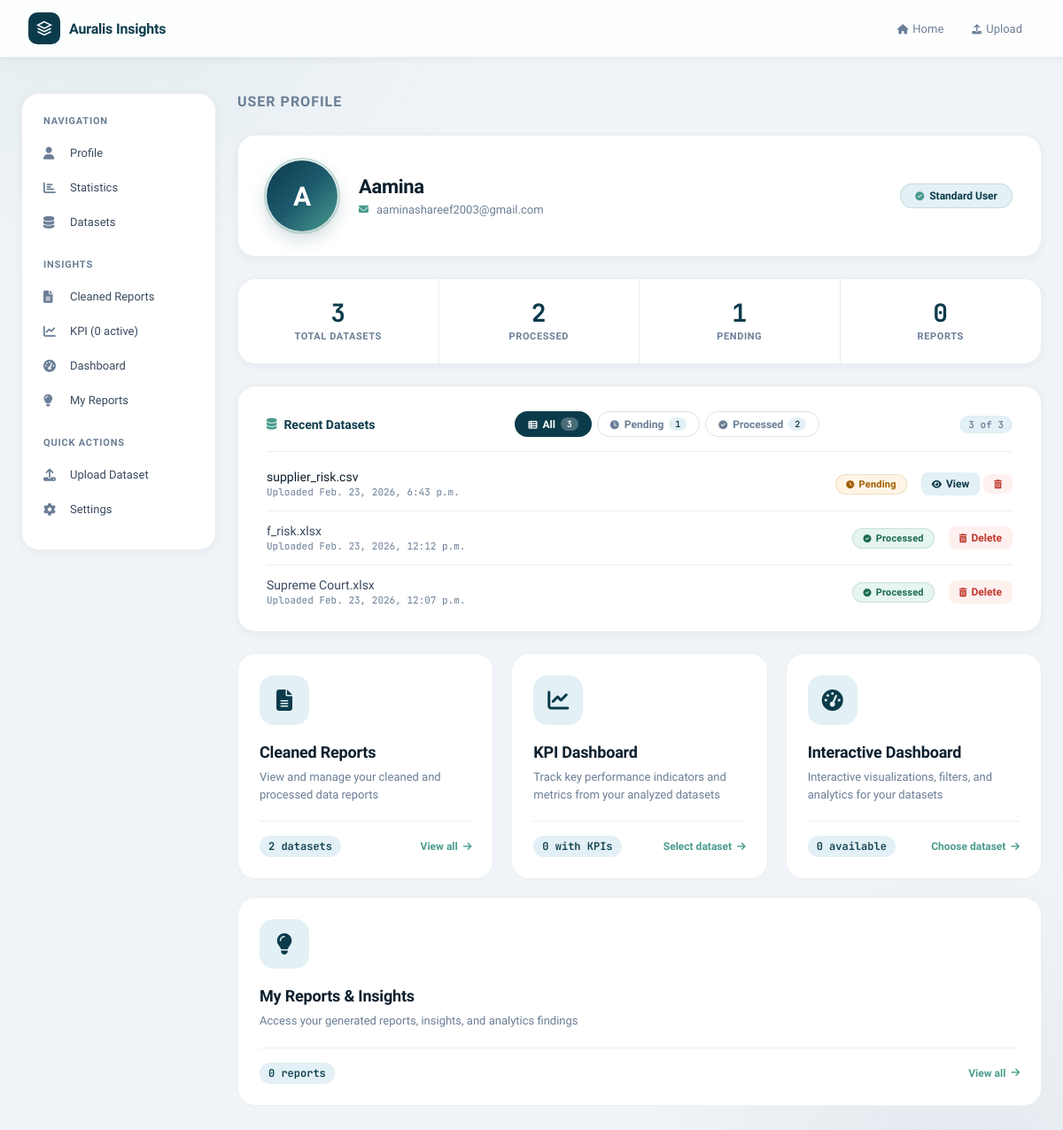
The app's page /profile/ (signed in) with its own data.
### Authentication/models.py (models this page shows, shortened)
class CustomUser(models.Model):
    name = models.CharField(max_length=100)
    email = models.EmailField(unique=True)
    password = models.CharField(max_length=255)

### data_preparation/models.py (models this page shows, shortened)
class Dataset(models.Model):
    user = models.ForeignKey(CustomUser, on_delete=models.CASCADE)
    file = models.FileField(upload_to="datasets/", null=True, blank=True)
    file_name = models.CharField(max_length=255)
    uploaded_at = models.DateTimeField(auto_now_add=True)
    is_processed = models.BooleanField(default=False)
    parent_dataset = models.ForeignKey(
        "self",
        null=True,
        blank=True,
        on_delete=models.SET_NULL,
        related_name="prepared_versions"
    )
    status = models.CharField(
        max_length=20,
        choices=[
            ("original", "Original"),
            ("prepared", "Prepared")
        ],
        default="original"
    )

### data_preparation/views.py (the view)
# urls.py: path("profile/", views.profile_view, name="profile"),
def profile_view(request):
    if "user_id" not in request.session:
        return redirect("login")
    user_id = request.session["user_id"]
    user    = CustomUser.objects.get(id=user_id)
    total_datasets     = Dataset.objects.filter(user=user).count()
    processed_datasets = Dataset.objects.filter(user=user, is_processed=True).count()
    pending_datasets   = Dataset.objects.filter(user=user, is_processed=False).count()
    recent_datasets = Dataset.objects.filter(user_id=user_id).order_by('-id')
    cleaned_reports_count = CleaningReport.objects.filter(
        dataset__user_id=user_id
    ).count()
    datasets_with_report_ids = set(
        CleaningReport.objects.filter(
            dataset__user_id=user_id
        ).values_list('dataset_id', flat=True)
    )
    for ds in recent_datasets:
        ds.has_report = ds.id in datasets_with_report_ids
    datasets_with_analysis_count = 0
    latest_analysis_id           = None
    kpi_count                    = 0
    my_reports_count             = 0   # SavedReport rows — shown in stat card
    try:
        from kpi_engine.models import AnalysisResult, SavedReport
        for ds in recent_datasets:
            try:
                ar = AnalysisResult.objects.get(cleaning_report__dataset=ds)
                ds.analysis_result_id = ar.id
                ds.kpi_count = len(ar.result_json.get('kpis', []))
            except AnalysisResult.DoesNotExist:
                ds.analysis_result_id = None
                ds.kpi_count = 0
        latest_analysis = AnalysisResult.objects.filter(
            cleaning_report__dataset__user_id=user_id
        ).order_by('-created_at').first()
        latest_analysis_id = latest_analysis.id if latest_analysis else None
        kpi_count = len(latest_analysis.result_json.get('kpis', [])) if latest_analysis else 0
        datasets_with_analysis_count = AnalysisResult.objects.filter(
            cleaning_report__dataset__user_id=user_id
        ).values('cleaning_report__dataset_id').distinct().count()
        my_reports_count = SavedReport.objects.filter(
            analysis_result__cleaning_report__dataset__user_id=user_id
        ).count()
    except Exception:
        for ds in recent_datasets:
            ds.analysis_result_id = None
            ds.kpi_count = 0
    context = {
        "user":                         user,
        "total_datasets":               total_datasets,
        "processed_datasets":           processed_datasets,
        "pending_datasets":             pending_datasets,
        "total_reports":                my_reports_count,
        "recent_datasets":              recent_datasets,
        "cleaned_reports_count":        cleaned_reports_count,
        "latest_analysis_id":           latest_analysis_id,
        "kpi_count":                    kpi_count,
        "my_reports_count":             my_reports_count,
        "datasets_with_analysis_count": datasets_with_analysis_count,
    }
    return render(request, "data_preparation/profile.html", context)

### templates/data_preparation/profile.html (shortened to what this page needs)
<!DOCTYPE html>
<html lang="en">
<head>
<link rel="stylesheet" href="https://cdnjs.cloudflare.com/ajax/libs/font-awesome/6.5.0/css/all.min.css">
</head>
<body>
<div class="topbar">
  <div class="topbar-inner">
    <a href="{% url 'home' %}" class="brand">
      <div class="brand-logo">
        <svg viewBox="0 0 24 24"><path d="M12 2L2 7l10 5 10-5-10-5zM2 17l10 5 10-5M2 12l10 5 10-5"/></svg>
      </div>
      <span class="brand-name">Auralis Insights</span>
    </a>
    <nav class="nav-links">
      <a href="{% url 'home' %}" class="nav-link"><i class="fas fa-home"></i>Home</a>
      <a href="{% url 'upload_data' %}" class="nav-link"><i class="fas fa-upload"></i>Upload</a>
    </nav>
  </div>
</div>
<div class="main-layout">
  <aside class="sidebar">
    <div class="sidebar-section">
      <div class="sidebar-heading">Navigation</div>
      <ul class="sidebar-menu">
        <li class="sidebar-menu-item">
          <a href="#profile" class="sidebar-menu-link active"><i class="fas fa-user"></i><span>Profile</span></a>
        </li>
        <li class="sidebar-menu-item">
          <a href="#stats" class="sidebar-menu-link"><i class="fas fa-chart-bar"></i><span>Statistics</span></a>
        </li>
        <li class="sidebar-menu-item">
          <a href="#datasets" class="sidebar-menu-link"><i class="fas fa-database"></i><span>Datasets</span></a>
        </li>
      </ul>
    </div>
    <div class="sidebar-section">
      <div class="sidebar-heading">Insights</div>
      <ul class="sidebar-menu">
        <li class="sidebar-menu-item">
          <a href="{% url 'cleaned_reports_list' %}" class="sidebar-menu-link"><i class="fas fa-file-alt"></i><span>Cleaned Reports</span></a>
        </li>
        <li class="sidebar-menu-item">
          <a href="{% url 'dataset_picker_kpi' %}" class="sidebar-menu-link">
            <i class="fas fa-chart-line"></i><span>KPI ({{ datasets_with_analysis_count }} active)</span>
          </a>
        </li>
        <li class="sidebar-menu-item">
          <a href="{% url 'dataset_picker_dashboard' %}" class="sidebar-menu-link"><i class="fas fa-tachometer-alt"></i><span>Dashboard</span></a>
        </li>
        <li class="sidebar-menu-item">
          <a href="{% url 'my_reports_list' %}" class="sidebar-menu-link"><i class="fas fa-lightbulb"></i><span>My Reports</span></a>
        </li>
      </ul>
    </div>
    <div class="sidebar-section">
      <div class="sidebar-heading">Quick Actions</div>
      <ul class="sidebar-menu">
        <li class="sidebar-menu-item">
          <a href="{% url 'upload_data' %}" class="sidebar-menu-link"><i class="fas fa-upload"></i><span>Upload Dataset</span></a>
        </li>
        <li class="sidebar-menu-item">
          <a href="#" class="sidebar-menu-link"><i class="fas fa-cog"></i><span>Settings</span></a>
        </li>
      </ul>
    </div>
  </aside>
  <div class="content-area">
    <div class="page-title-row" id="profile">
      <div class="page-title">User Profile</div>
    </div>
    <div class="card profile-hero" style="animation-delay:0.05s">
      <div class="avatar">{{ user.name|slice:":1"|upper }}</div>
      <div class="profile-meta">
        <div class="profile-name">{{ user.name }}</div>
        <div class="profile-details">
          <span class="profile-detail-item"><i class="fas fa-envelope"></i>{{ user.email }}</span>
        </div>
      </div>
      <div class="profile-badge"><i class="fas fa-check-circle"></i> Standard User</div>
    </div>
    <div class="card stats-card" style="padding:0; animation-delay:0.10s;" id="stats">
      <div class="stats-row">
        <div class="stat-item">
          <div class="stat-num">{{ total_datasets }}</div>
          <div class="stat-label">Total Datasets</div>
        </div>
        <div class="stat-item">
          <div class="stat-num">{{ processed_datasets }}</div>
          <div class="stat-label">Processed</div>
        </div>
        <div class="stat-item">
          <div class="stat-num">{{ pending_datasets }}</div>
          <div class="stat-label">Pending</div>
        </div>
        <div class="stat-item">
          <div class="stat-num">{{ total_reports }}</div>
          <div class="stat-label">Reports</div>
        </div>
      </div>
    </div>
    <div class="card datasets-card" style="animation-delay:0.15s;" id="datasets">
      <div class="section-head">
        <div class="section-title"><i class="fas fa-database"></i> Recent Datasets</div>
        {% if recent_datasets %}
        <div class="filter-tabs" id="filterTabs">
          <button class="filter-tab active" data-filter="all">
            <i class="fas fa-th-list"></i> All
            <span class="tab-count">{{ recent_datasets|length }}</span>
          </button>
          <button class="filter-tab" data-filter="pending">
            <i class="fas fa-clock"></i> Pending
            <span class="tab-count" id="count-pending">0</span>
          </button>
          <button class="filter-tab" data-filter="processed">
            <i class="fas fa-check-circle"></i> Processed
            <span class="tab-count" id="count-processed">0</span>
          </button>
        </div>
        <span class="section-count" id="visibleCount">{{ recent_datasets|length }} of {{ total_datasets }}</span>
        {% endif %}
      </div>
      {% if recent_datasets %}
      <div class="dataset-list" id="datasetList">
        {% for ds in recent_datasets %}
          {% if ds.is_processed %}
          <div class="dataset-row" data-status="processed">
            <div>
              <div class="dataset-name dataset-name-plain">{{ ds.file_name }}</div>
              <div class="dataset-sub">Uploaded {{ ds.uploaded_at }}</div>
            </div>
            <div>
              <span class="badge badge-processed"><i class="fas fa-check-circle"></i> Processed</span>
            </div>
            <div class="row-actions">
              <form action="{% url 'delete_dataset' ds.id %}" method="post" style="display:inline;"
                    onsubmit="return confirm('Delete this dataset?');">
                <button type="submit" class="action-btn action-delete">
                  <i class="fas fa-trash-alt"></i> Delete
                </button>
              </form>
            </div>
          </div>
          {% else %}
          <div class="dataset-row" data-status="pending">
            <div>
              <div class="dataset-name">
                <a href="{% url 'dataset_detail' ds.id %}">{{ ds.file_name }}</a>
              </div>
              <div class="dataset-sub">Uploaded {{ ds.uploaded_at }}</div>
            </div>
            <div>
              <span class="badge badge-pending"><i class="fas fa-clock"></i> Pending</span>
            </div>
            <div class="row-actions">
              <a href="{% url 'dataset_detail' ds.id %}" class="action-btn action-view">
                <i class="fas fa-eye"></i> View
              </a>
              <form action="{% url 'delete_dataset' ds.id %}" method="post" style="display:inline;"
                    onsubmit="return confirm('Delete this dataset?');">
                <button type="submit" class="action-btn action-delete">
                  <i class="fas fa-trash-alt"></i>
                </button>
              </form>
            </div>
          </div>
          {% endif %}
        {% endfor %}
      </div>
      {% endif %}
    </div>
<div class="horizontal-cards-grid">
  <a href="{% url 'cleaned_reports_list' %}" class="horizontal-card" id="cleaned-reports">
    <div class="horizontal-card-icon"><i class="fas fa-file-alt"></i></div>
    <h3 class="horizontal-card-title">Cleaned Reports</h3>
    <p class="horizontal-card-description">View and manage your cleaned and processed data reports</p>
    <div class="horizontal-card-meta">
      <span class="horizontal-card-count">{{ processed_datasets }} datasets</span>
      <span class="horizontal-card-link">View all <i class="fas fa-arrow-right"></i></span>
    </div>
  </a>
  <a href="{% url 'dataset_picker_kpi' %}" class="horizontal-card" id="kpi">
    <div class="horizontal-card-icon"><i class="fas fa-chart-line"></i></div>
    <h3 class="horizontal-card-title">KPI Dashboard</h3>
    <p class="horizontal-card-description">Track key performance indicators and metrics from your analyzed datasets</p>
    <div class="horizontal-card-meta">
      <span class="horizontal-card-count">{{ datasets_with_analysis_count }} with KPIs</span>
      <span class="horizontal-card-link">Select dataset <i class="fas fa-arrow-right"></i></span>
    </div>
  </a>
  <a href="{% url 'dataset_picker_dashboard' %}" class="horizontal-card" id="dashboard">
    <div class="horizontal-card-icon"><i class="fas fa-tachometer-alt"></i></div>
    <h3 class="horizontal-card-title">Interactive Dashboard</h3>
    <p class="horizontal-card-description">Interactive visualizations, filters, and analytics for your datasets</p>
    <div class="horizontal-card-meta">
      <span class="horizontal-card-count">{{ datasets_with_analysis_count }} available</span>
      <span class="horizontal-card-link">Choose dataset <i class="fas fa-arrow-right"></i></span>
    </div>
  </a>
  <a href="{% url 'my_reports_list' %}" class="horizontal-card" id="reports">
    <div class="horizontal-card-icon"><i class="fas fa-lightbulb"></i></div>
    <h3 class="horizontal-card-title">My Reports & Insights</h3>
    <p class="horizontal-card-description">Access your generated reports, insights, and analytics findings</p>
    <div class="horizontal-card-meta">
      <span class="horizontal-card-count">{{ total_reports }} reports</span>
      <span class="horizontal-card-link">View all <i class="fas fa-arrow-right"></i></span>
    </div>
  </a>
</div>
  </div>
</div>
</body>
</html>

### records on screen
CustomUser: name "A", name "Aamina", email "aaminashareef2003@gmail.com"
Dataset: file_name "supplier_risk.csv", uploaded_at "Feb. 23, 2026, 6:43 p.m."
Dataset: file_name "f_risk.xlsx", uploaded_at "Feb. 23, 2026, 12:12 p.m."
Dataset: file_name "Supreme Court.xlsx", uploaded_at "Feb. 23, 2026, 12:07 p.m."

### other values on screen
{{ datasets_with_analysis_count }} "0"
{{ total_datasets }} "3"
{{ processed_datasets }} "2"
{{ pending_datasets }} "1"
{{ total_reports }} "0"
{{ recent_datasets|length }} "3"
